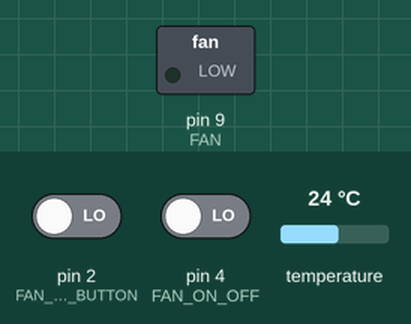
A sketch run on a simulated Arduino Uno, built with avr-gcc and run on an emulated ATmega328P. On the bench: switched loads named in the sketch (green lamp = pin HIGH). Dashed ring = blinking. Inputs (shaded band) come from the test bench; at power-on: pin 4 (FAN_ON_OFF) LOW, pin 2 (FAN_SENSITIVITY_BUTTON) LOW, temperature 24 °C. What the sketch prints to the serial monitor is not drawn.

Above: at 1.2 s.
1.3 s: pin 4 (FAN_ON_OFF) driven HIGH
At 1.64 s:
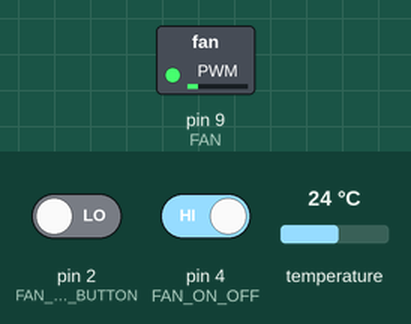
4.3 s: pin 2 (FAN_SENSITIVITY_BUTTON) driven HIGH
At 4.72 s:
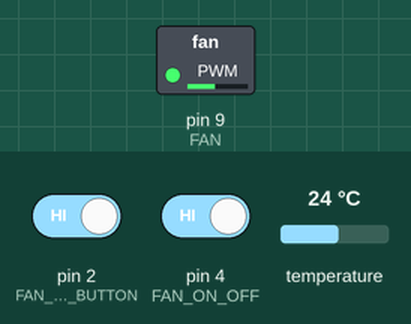
7.3 s: temperature set to 33 °C
At 7.81 s:
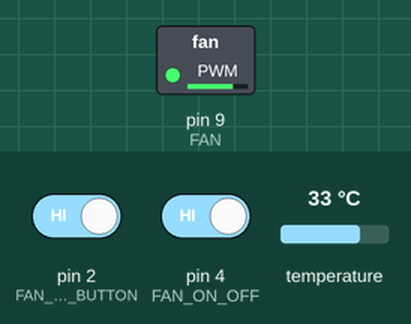
10.3 s: temperature set to 12 °C
13.3 s: temperature set to 41 °C
Timing chart, 0 to 17.3 s (numbered marks = the images above; inputs shaded):
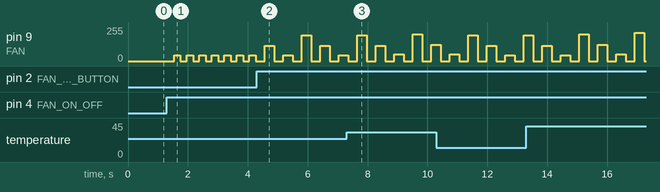

Measured:
- after the input at 1.3 s, pin 9 (FAN): alternates 44/255 for 0.21 s and 0/255 for 0.21 s, starting after 0.24 s

The sketch:

Lab_4_Part_4.ino
```cpp
/*
* An Arduino based fan-controller. The system reads the current temperature using a temperature
* sensor, an LED that its PWM value is adjusted to simulate fan speed, and two push buttons. The
* two push buttons control turning the fan on and off and adjusting the sensitivity of the fan
* speed with respect to the temperature. 100 samples are gathered every five seconds and the average
* is calculated to get a more reliable value. Timer 2 is used to get the temperature every 50 ms and
* the value is added to an array which is used to calculate the average temperature.
*/

// Import the required libraries
#include <OneWire.h>
#include <DallasTemperature.h>

#define ONE_WIRE_BUS 8 // Pin for Temperature Sensor
#define FAN 9 // Fan speed that is simulated using the brightness of an LED
#define FAN_ON_OFF 4 // Button that will turn the fan on and off
#define FAN_SENSITIVITY_BUTTON 2 // Button that will control the sensitivity of the fan
#define NUM_SAMPLES 100 // Size of the temperature array
#define TIMER2_COMPARE_VALUE 3125 // Compare value for Timer 2 (50ms)

OneWire oneWire(ONE_WIRE_BUS); // Setup a oneWire instance
DallasTemperature sensors(&oneWire); // Pass our oneWire reference to Dallas Temperature.
DeviceAddress insideThermometer; // Array to hold the device address


int gFanSensitivity = 1; // Variable that will control the sensitivity of the fan
int gFanState = 0; // Variable that will track the state of the fan
float gTemperatures[NUM_SAMPLES] = {}; // Array to keep track of the 100 tempuratures
volatile bool gNewTempReady = false; // Flag that is triggered by Timer 1 ISR
float gAverageTemp = 0; // Variable that tracks the average temperature of the 100 samples


void setup()
{
  Serial.begin(9600); // Initialize serial communication

  // Set all sensors and buttons as inputs or outputs
  pinMode(FAN, OUTPUT);
  pinMode(FAN_ON_OFF, INPUT);
  pinMode(FAN_SENSITIVITY_BUTTON, INPUT);

  // Temperature sensor setup
  sensors.begin();
  if (!sensors.getAddress(insideThermometer, 0))
  {
    Serial.println("Error: Temperature sensor not found!");
  }
  else
  {
    sensors.setResolution(insideThermometer, 9);
    Serial.println("Temperature sensor detected!");
  }

  // Timer 2 setup
  noInterrupts();  // Disable interrupts
  TCCR2A = 0;
  TCCR2B = 0;
  TCNT2 = 0;
  OCR2A = TIMER2_COMPARE_VALUE; // 50ms interval (16MHz clock / 256 prescaler / 50ms)
  TCCR2B |= (1 << WGM12); // CTC Mode
  TCCR2B |= (1 << CS12);  // 256 prescaler
  TIMSK2 |= (1 << OCIE1A); // Enable interrupt
  interrupts();  // Enable interrupts

  for (int i = 0; i < NUM_SAMPLES; i++) // Set initial values for temperature array
  {
    gTemperatures[i] = 25.0; // Assume 25°C initial value
  }

}

void loop()
{
  if (digitalRead(FAN_ON_OFF) == HIGH) // If the on off button is pressed...
  {
    delay(100); // Delay for debouncing
    gFanState = !gFanState; // Toggle the state of the fan
  }
  if (digitalRead(FAN_SENSITIVITY_BUTTON) == HIGH) // If the sensitivity button is pressed...
  {
    delay(100); // Delay for debouncing
    gFanSensitivity++; // Increase the sensitivity
    if (gFanSensitivity >= 4) // If the sensitivity is above or equal to 4...
    {
      gFanSensitivity = 1; // Reset it to 1
    }
  }

  if (gNewTempReady == true) // If Timer 2 has triggered...
  {
    gNewTempReady = false; // Reset the Timer 2 flag

     // Get new temperature
    sensors.requestTemperatures();
    float newTempValue = sensors.getTempC(insideThermometer);

    // Shift all temperatures inside the array to the right
    for (int i = NUM_SAMPLES - 1; i > 0; i--)
    {
      gTemperatures[i] = gTemperatures[i - 1];
    }

    // Calculate the new average temeprature
    gAverageTemp = getAverageTemperature();

    gTemperatures[0] = newTempValue; // Insert the new temperature into the array
  }

  fanSpeed(); // Calling the external function that controls the speed of the fan

}

ISR(TIMER2_COMPA_vect) // Timer to set a flag to read a new temperature value
{
  gNewTempReady = true; // Set the flag to true
}

float getAverageTemperature() // External function that computes the average temperature of the latest 100 readings
{
  float tempSum = 0; // Variable to track sum

  for (int i = 0; i < NUM_SAMPLES; i++) // Iterate over the values
  {
    tempSum += gTemperatures[i]; // Get the sum of the past 100 temperatures
  }
  gAverageTemp = tempSum / NUM_SAMPLES; // Calculate the average temperaure

  return gAverageTemp; // Return the average temperature
}

void fanSpeed()
{
  if (gFanState == 0) // If the state of the fan is zero...
  {
    analogWrite(FAN, 0); // Turn off the fan
    return; // Exit the function
  }

  // Creates a new variable for the PWM of the LED that will control the brightness of it
  // to simulate the fan speed as well as calls on a function to turn the temperature to a
  // PWM value
  int PWMValue = TemperaturetoPWM(gAverageTemp, gFanSensitivity);
  analogWrite(FAN, PWMValue); // Turn the LED on to the specified PWM value
}

int TemperaturetoPWM(float averageTemperature, int sensitivity) // External function to convert the temperature to a PWM value
{
  int PWMValue; // Create a variable to set the PWM value

  // State machine that is reliant on the sensitivity selected. Maps the temperature to different sets of PWM values
  // depending on what sensitivity is selected
  switch(sensitivity){
    case 1:
      PWMValue = map(averageTemperature, 25, 40, 50, 150);
      break;
    case 2:
      PWMValue = map(averageTemperature, 22, 35, 100, 200);
      break;
    case 3:
      PWMValue = map(averageTemperature, 20, 30, 150, 255);
      break;
  }

  return constrain(PWMValue, 0, 255); // Returns the PWM value and contrains it to 0 to 255
}
```
